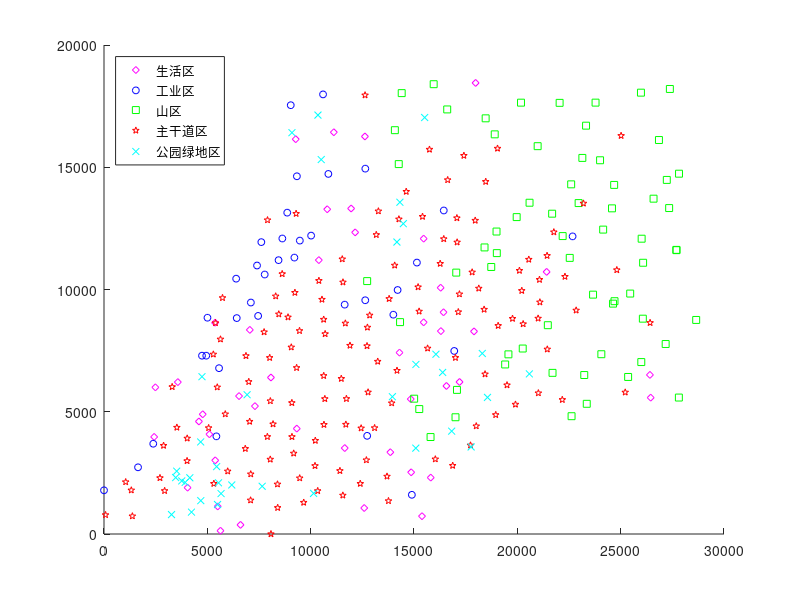

Write the MATLAB code that produced this figure.
datas = load('data2.txt');
x = datas(:,1);
y = datas(:,2);
t = datas(:,3);
xi = linspace(min(x),max(x));
yi = linspace(min(y),max(y));
marker = {'d','o','s','p','x'};
color = {'m','b','g','r','c'};
str = {'生活区','工业区','山区','主干道区','公园绿地区','6'};
str1 = {'1','2','3','4','5','6'};
figure;
hold on

for i = 1:5
  loc = t == i;
  plot(x(loc),y(loc),marker{i},'Markersize',5,'MarkerEdgeColor',color{i});
end

legend(str,'Location','northwest')
